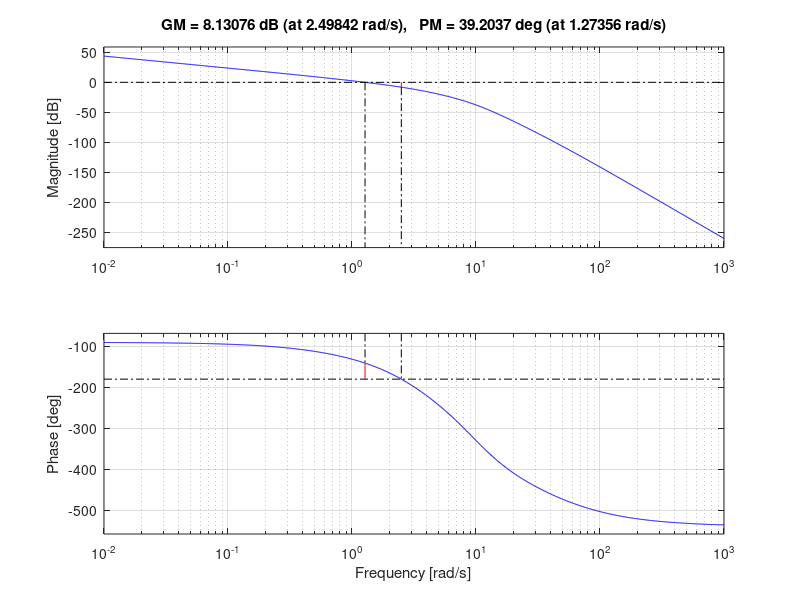
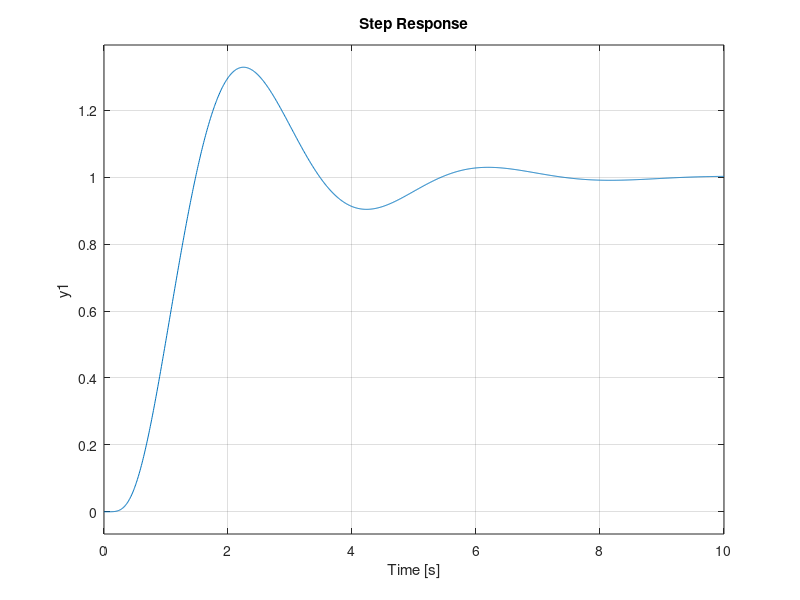
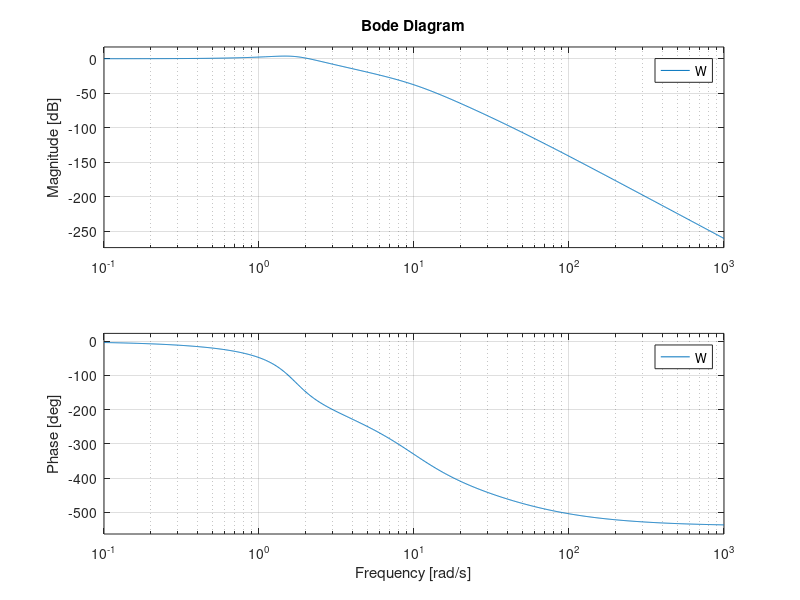

The MATLAB script that drew these images, in order:
clear all
close all

s = tf('s')
F = 1/((s+1)^2*(s+4)^2*(s^2+14*s+100))

[Gm,a,Wgm,b] = margin(F)
N = 20

Kpbar = Gm
Tbar = 2*pi/Wgm

Kp = 0.6*Kpbar
Ti = 0.5 * Tbar
Td = 0.125 * Tbar

Rpid = Kp*(1+1/(Ti*s)+Td*s/(1+Td/N*s))
Ga1 = Rpid*F
figure,margin(Ga1)

W = feedback(Ga1,1)
damp(W)
figure,step(W)
figure,bode(W)